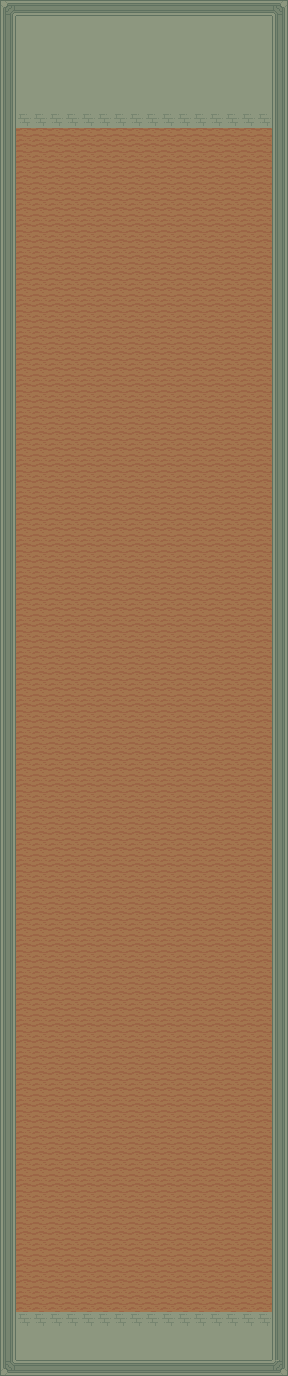

A level layout from a 2D game, rendered from its tile map. Below: a short description, then the map file with its tile-grid data intact:
An orthogonal 18x86 tile map with 16x16 px tiles, 1 tile layer (Tile Layer 1), 2 tilesets.

<map version="1.8" tiledversion="1.8.2" orientation="orthogonal" renderorder="right-down" width="18" height="86" tilewidth="16" tileheight="16" infinite="0" nextlayerid="2" nextobjectid="1">
 <tileset firstgid="1" source="TilesetInteriorFloor.tsx" />
 <tileset firstgid="375" source="TilesetFlor.tsx" />
 <layer id="1" name="Tile Layer 1" width="18" height="86">
  <data encoding="csv">
148,211,211,211,211,211,211,211,211,211,211,211,211,211,211,211,211,151,
169,167,167,167,167,167,167,167,167,167,167,167,167,167,167,167,167,169,
169,167,167,167,167,167,167,167,167,167,167,167,167,167,167,167,167,169,
169,167,167,167,167,167,167,167,167,167,167,167,167,167,167,167,167,169,
169,167,167,167,167,167,167,167,167,167,167,167,167,167,167,167,167,169,
169,167,167,167,167,167,167,167,167,167,167,167,167,167,167,167,167,169,
169,167,167,167,167,167,167,167,167,167,167,167,167,167,167,167,167,169,
169,232,232,232,232,232,232,232,232,232,232,232,232,232,232,232,232,169,
169,563,563,563,563,563,563,563,563,563,563,563,563,563,563,563,563,169,
169,563,563,563,563,563,563,563,563,563,563,563,563,563,563,563,563,169,
169,563,563,563,563,563,563,563,563,563,563,563,563,563,563,563,563,169,
169,563,563,563,563,563,563,563,563,563,563,563,563,563,563,563,563,169,
169,563,563,563,563,563,563,563,563,563,563,563,563,563,563,563,563,169,
169,563,563,563,563,563,563,563,563,563,563,563,563,563,563,563,563,169,
169,563,563,563,563,563,563,563,563,563,563,563,563,563,563,563,563,169,
169,563,563,563,563,563,563,563,563,563,563,563,563,563,563,563,563,169,
169,563,563,563,563,563,563,563,563,563,563,563,563,563,563,563,563,169,
169,563,563,563,563,563,563,563,563,563,563,563,563,563,563,563,563,169,
169,563,563,563,563,563,563,563,563,563,563,563,563,563,563,563,563,169,
169,563,563,563,563,563,563,563,563,563,563,563,563,563,563,563,563,169,
169,563,563,563,563,563,563,563,563,563,563,563,563,563,563,563,563,169,
169,563,563,563,563,563,563,563,563,563,563,563,563,563,563,563,563,169,
169,563,563,563,563,563,563,563,563,563,563,563,563,563,563,563,563,169,
169,563,563,563,563,563,563,563,563,563,563,563,563,563,563,563,563,169,
169,563,563,563,563,563,563,563,563,563,563,563,563,563,563,563,563,169,
169,563,563,563,563,563,563,563,563,563,563,563,563,563,563,563,563,169,
169,563,563,563,563,563,563,563,563,563,563,563,563,563,563,563,563,169,
169,563,563,563,563,563,563,563,563,563,563,563,563,563,563,563,563,169,
169,563,563,563,563,563,563,563,563,563,563,563,563,563,563,563,563,169,
169,563,563,563,563,563,563,563,563,563,563,563,563,563,563,563,563,169,
169,563,563,563,563,563,563,563,563,563,563,563,563,563,563,563,563,169,
169,563,563,563,563,563,563,563,563,563,563,563,563,563,563,563,563,169,
169,563,563,563,563,563,563,563,563,563,563,563,563,563,563,563,563,169,
169,563,563,563,563,563,563,563,563,563,563,563,563,563,563,563,563,169,
169,563,563,563,563,563,563,563,563,563,563,563,563,563,563,563,563,169,
169,563,563,563,563,563,563,563,563,563,563,563,563,563,563,563,563,169,
169,563,563,563,563,563,563,563,563,563,563,563,563,563,563,563,563,169,
169,563,563,563,563,563,563,563,563,563,563,563,563,563,563,563,563,169,
169,563,563,563,563,563,563,563,563,563,563,563,563,563,563,563,563,169,
169,563,563,563,563,563,563,563,563,563,563,563,563,563,563,563,563,169,
169,563,563,563,563,563,563,563,563,563,563,563,563,563,563,563,563,169,
169,563,563,563,563,563,563,563,563,563,563,563,563,563,563,563,563,169,
169,563,563,563,563,563,563,563,563,563,563,563,563,563,563,563,563,169,
169,563,563,563,563,563,563,563,563,563,563,563,563,563,563,563,563,169,
169,563,563,563,563,563,563,563,563,563,563,563,563,563,563,563,563,169,
169,563,563,563,563,563,563,563,563,563,563,563,563,563,563,563,563,169,
169,563,563,563,563,563,563,563,563,563,563,563,563,563,563,563,563,169,
169,563,563,563,563,563,563,563,563,563,563,563,563,563,563,563,563,169,
169,563,563,563,563,563,563,563,563,563,563,563,563,563,563,563,563,169,
169,563,563,563,563,563,563,563,563,563,563,563,563,563,563,563,563,169,
169,563,563,563,563,563,563,563,563,563,563,563,563,563,563,563,563,169,
169,563,563,563,563,563,563,563,563,563,563,563,563,563,563,563,563,169,
169,563,563,563,563,563,563,563,563,563,563,563,563,563,563,563,563,169,
169,563,563,563,563,563,563,563,563,563,563,563,563,563,563,563,563,169,
169,563,563,563,563,563,563,563,563,563,563,563,563,563,563,563,563,169,
169,563,563,563,563,563,563,563,563,563,563,563,563,563,563,563,563,169,
169,563,563,563,563,563,563,563,563,563,563,563,563,563,563,563,563,169,
169,563,563,563,563,563,563,563,563,563,563,563,563,563,563,563,563,169,
169,563,563,563,563,563,563,563,563,563,563,563,563,563,563,563,563,169,
169,563,563,563,563,563,563,563,563,563,563,563,563,563,563,563,563,169,
169,563,563,563,563,563,563,563,563,563,563,563,563,563,563,563,563,169,
169,563,563,563,563,563,563,563,563,563,563,563,563,563,563,563,563,169,
169,563,563,563,563,563,563,563,563,563,563,563,563,563,563,563,563,169,
169,563,563,563,563,563,563,563,563,563,563,563,563,563,563,563,563,169,
169,563,563,563,563,563,563,563,563,563,563,563,563,563,563,563,563,169,
169,563,563,563,563,563,563,563,563,563,563,563,563,563,563,563,563,169,
169,563,563,563,563,563,563,563,563,563,563,563,563,563,563,563,563,169,
169,563,563,563,563,563,563,563,563,563,563,563,563,563,563,563,563,169,
169,563,563,563,563,563,563,563,563,563,563,563,563,563,563,563,563,169,
169,563,563,563,563,563,563,563,563,563,563,563,563,563,563,563,563,169,
169,563,563,563,563,563,563,563,563,563,563,563,563,563,563,563,563,169,
169,563,563,563,563,563,563,563,563,563,563,563,563,563,563,563,563,169,
169,563,563,563,563,563,563,563,563,563,563,563,563,563,563,563,563,169,
169,563,563,563,563,563,563,563,563,563,563,563,563,563,563,563,563,169,
169,563,563,563,563,563,563,563,563,563,563,563,563,563,563,563,563,169,
169,563,563,563,563,563,563,563,563,563,563,563,563,563,563,563,563,169,
169,563,563,563,563,563,563,563,563,563,563,563,563,563,563,563,563,169,
169,563,563,563,563,563,563,563,563,563,563,563,563,563,563,563,563,169,
169,563,563,563,563,563,563,563,563,563,563,563,563,563,563,563,563,169,
169,563,563,563,563,563,563,563,563,563,563,563,563,563,563,563,563,169,
169,563,563,563,563,563,563,563,563,563,563,563,563,563,563,563,563,169,
169,563,563,563,563,563,563,563,563,563,563,563,563,563,563,563,563,169,
169,232,232,232,232,232,232,232,232,232,232,232,232,232,232,232,232,169,
169,167,167,167,167,167,167,167,167,167,167,167,167,167,167,167,167,169,
169,167,167,167,167,167,167,167,167,167,167,167,167,167,167,167,167,169,
214,211,211,211,211,211,211,211,211,211,211,211,211,211,211,211,211,217
</data>
 </layer>
</map>
